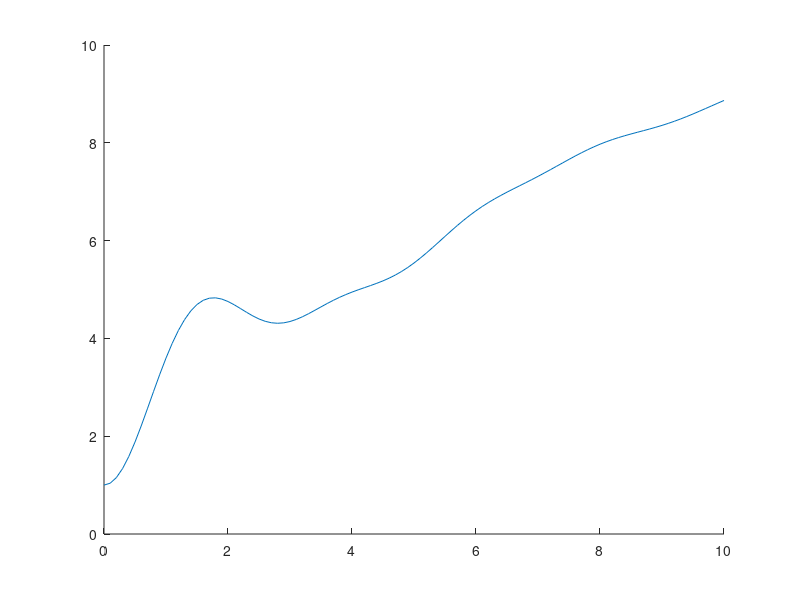

Reproduce this figure in MATLAB.
%20171016
%Compute correlation length of transverse Ising model, with density matrix
%analytically obtained
N_spin=50;
U=zeros(N_spin,N_spin);
V=U;
F=U;
J=1;
g=0.5;
%t=0.16*12;

min_t=0;
max_t=10;
N_t=100;
step_t=(max_t-min_t)/N_t;
x=min_t:step_t:max_t;
L_c=zeros(1,N_t+1);
L_c1=L_c;%L_c1 is when (r+1)*(N-r) is replaced by (r+1)*N
plist=-(N_spin-1)/2:1:(N_spin-1)/2;
plist=plist*2*pi/N_spin;

count=1;
for t=min_t:step_t:max_t
    p=1;
    
    for p=1:N_spin
        w_p=(J^2+g^2+2*J*g*cos(plist(p)))^0.5;
        sin_theta_p=J*sin(plist(p))/w_p;
        cos_theta_p=(J*cos(plist(p))+g)/w_p;
        U(p,p)=cos(w_p*t)-1i*cos_theta_p*sin(w_p*t);
        V(p,N_spin+1-p)=-sin_theta_p*sin(w_p*t);
    end
    
    for row=1:N_spin
        for column=1:N_spin
            F(row,column)=exp(1i*column*plist(row))/N_spin^0.5;
        end
    end
    
    u=F'*U*F;
    v=transpose(F)*V*F;
    
    rho_0=u'*u-v'*v;
    rho_2=-u'*v-v*u';
    rho_0=rho_0/(2*N_spin)^0.5;
    rho_2=rho_2/(2*N_spin)^0.5;
    
    for p=-N_spin:N_spin
        L_c(count)=L_c(count)+(abs(p)+1)*sum(abs(diag(rho_0,p)).^2);
        L_c(count)=L_c(count)+(abs(p)+1)*sum(abs(diag(rho_2,p)).^2);
    end
    L_c1(count)=N_spin*abs(rho_0(1,1))^2;
    for p=2:N_spin
        L_c1(count)=L_c1(count)+(N_spin-p+1)*(2*p*abs(rho_0(1,p))^2+2*p*abs(rho_2(1,p))^2);
    end
    count=count+1;
end
figure(1)
hold on
L_c=L_c*2;
L_c1=L_c1*2;
plot(x,L_c)%,x,left_limit(J,g,x))